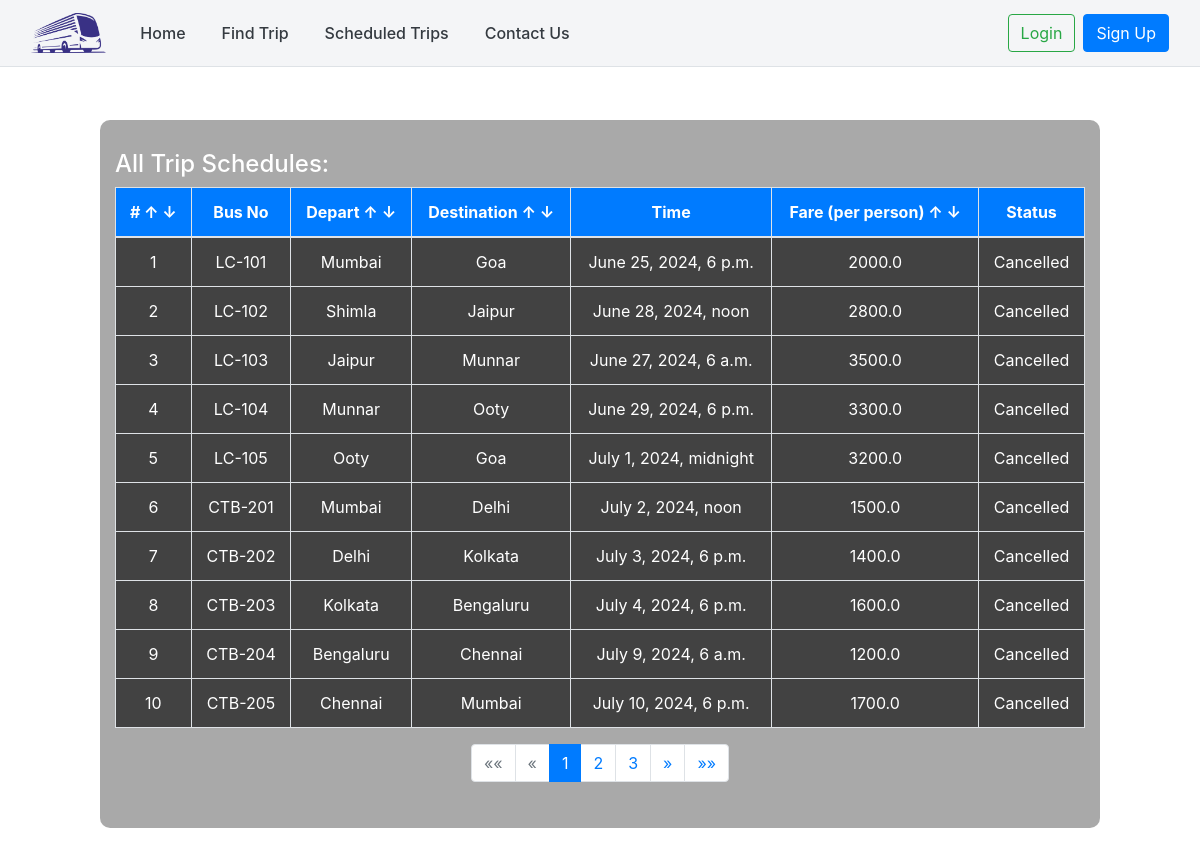
Screenshot of /all_schedules with the database file from the repository.
### reservationApp/models.py (models this page shows, shortened)
class Schedule(models.Model):
    code = models.CharField(max_length=20, default=generate_unique_code, unique=True)
    bus = models.ForeignKey(Bus, on_delete=models.CASCADE)
    depart = models.ForeignKey(Location, on_delete=models.CASCADE, related_name='depart_location')
    destination = models.ForeignKey(Location, on_delete=models.CASCADE, related_name='destination')
    schedule = models.DateTimeField()
    fare = models.FloatField()
    status = models.CharField(max_length=2, choices=(('1', 'Active'), ('2', 'Cancelled')), default='1')
    date_created = models.DateTimeField(default=timezone.now)
    date_updated = models.DateTimeField(auto_now=True)

class Bus(models.Model):
    category = models.ForeignKey(Category,on_delete=models.CASCADE, blank= True, null = True)
    bus_number = models.CharField(max_length=250)
    seats = models.IntegerField()
    status = models.CharField(max_length=2, choices=(('1','Active'),('2','Inactive')), default=1)
    date_created = models.DateTimeField(default=timezone.now)
    date_updated = models.DateTimeField(auto_now=True)
    image = models.ImageField(upload_to='bus_images/', blank=True, null=True)
    def __str__(self):
        return self.bus_number

class Location(models.Model):
    location = models.CharField(max_length=250)
    status = models.CharField(max_length=2, choices=(('1','Active'),('2','Inactive')), default=1)
    image = models.ImageField(upload_to='location_images/', blank=True, null=True)
    date_created = models.DateTimeField(default=timezone.now)
    date_updated = models.DateTimeField(auto_now=True)
    def __str__(self):
        return self.location

### reservationApp/views.py (the view)
# urls.py: path('all_schedules', views.schedule_list, name="schedule-list"),
def schedule_list(request):
    now = timezone.now()
    Schedule.objects.filter(schedule__lt=now).update(status='2')
    sort_by = request.GET.get('sort')
    if sort_by:
        if sort_by.endswith('_asc'):
            field = sort_by[:-4]  # Remove '_asc' suffix
            schedules_list = Schedule.objects.order_by(field)
        elif sort_by.endswith('_desc'):
            field = sort_by[:-5]  # Remove '_desc' suffix
            schedules_list = Schedule.objects.order_by(f'-{field}')
        else:
            schedules_list = Schedule.objects.all()
    else:
        schedules_list = Schedule.objects.all()
    paginator = Paginator(schedules_list, 10)
    page_number = request.GET.get('page')
    schedules = paginator.get_page(page_number)
    context = {
        'schedules': schedules,
        'sort_by': sort_by
    }
    return render(request, 'reserve/schedule_list.html', context)

### templates/reserve/schedule_list.html (shortened to what this page needs)
<!DOCTYPE html>
{% load static %}
<html lang="en">
<head>
    {% include 'cdnlines.html' %}
</head>
<body>
    {% include 'navbar.html' %}
    <video class="video-background" autoplay muted loop>
        <source src="{% static 'videos/bus-stop.mp4' %}" type="video/mp4">
    </video>
    <div class="container-fluid data">
        <div class="row">
            <div class="offset-md-1 col-md-10 tdata">
                <h4 class="text-white">All Trip Schedules:</h4>
                {% if schedules %}
                <table class="table table-bordered text-center text-white">
                    <thead class="bg-primary">
                        <tr>
                            <th># <a href="?sort=id_asc"><span class="sortable text-white">&uarr;</span></a> <a href="?sort=id_desc"><span class="sortable text-white">&darr;</span></a></th>
                            <th>Bus No</th>
                            <th>Depart <a href="?sort=depart_asc"><span class="sortable text-white">&uarr;</span></a> <a href="?sort=depart_desc"><span class="sortable text-white">&darr;</span></a></th>
                            <th>Destination <a href="?sort=destination_asc"><span class="sortable text-white">&uarr;</span></a> <a href="?sort=destination_desc"><span class="sortable text-white">&darr;</span></a></th>
                            <th>Time</th>
                            <th>Fare (per person) <a href="?sort=fare_asc"><span class="sortable text-white">&uarr;</span></a> <a href="?sort=fare_desc"><span class="sortable text-white">&darr;</span></a></th>
                            <th>Status</th>
                        </tr>
                    </thead>
                    <tbody>
                        {% for schedule in schedules %}
                        <tr>
                            <td>{{ schedule.id }}</td>
                            <td>{{ schedule.bus }}</td>
                            <td>{{ schedule.depart }}</td>
                            <td>{{ schedule.destination }}</td>
                            <td>{{ schedule.schedule }}</td>
                            <td>{{ schedule.fare }}</td>
                            {% if schedule.status == '1' %}
                            <td>Active</td>
                            {% else %}
                            <td>Cancelled</td>
                            {% endif %}
                        </tr>
                        {% endfor %}
                    </tbody>
                </table>
                <nav aria-label="Page navigation example">
                    <ul class="pagination justify-content-center">
                        {% if schedules.has_previous %}
                        <li class="page-item">
                            <a class="page-link" href="?page=1" aria-label="First">
                                <span aria-hidden="true">&laquo;&laquo;</span>
                                <span class="sr-only">First</span>
                            </a>
                        </li>
                        <li class="page-item">
                            <a class="page-link" href="?page={{ schedules.previous_page_number }}" aria-label="Previous">
                                <span aria-hidden="true">&laquo;</span>
                                <span class="sr-only">Previous</span>
                            </a>
                        </li>
                        {% else %}
                        <li class="page-item disabled">
                            <span class="page-link">&laquo;&laquo;</span>
                        </li>
                        <li class="page-item disabled">
                            <span class="page-link">&laquo;</span>
                        </li>
                        {% endif %}
                        {% for num in schedules.paginator.page_range %}
                            {% if schedules.number == num %}
                            <li class="page-item active"><span class="page-link">{{ num }}</span></li>
                            {% elif num > schedules.number|add:-3 and num < schedules.number|add:3 %}
                            <li class="page-item"><a class="page-link" href="?page={{ num }}">{{ num }}</a></li>
                            {% endif %}
                        {% endfor %}
                        {% if schedules.has_next %}
                        <li class="page-item">
                            <a class="page-link" href="?page={{ schedules.next_page_number }}" aria-label="Next">
                                <span aria-hidden="true">&raquo;</span>
                            </a>
                        </li>
                        <li class="page-item">
                            <a class="page-link" href="?page={{ schedules.paginator.num_pages }}" aria-label="Last">
                                <span aria-hidden="true">&raquo;&raquo;</span>
                            </a>
                        </li>
                        {% endif %}
                    </ul>
                </nav>
                {% endif %}
            </div>
        </div>
    </div>
</body>
</html>

### templates/reserve/schedule_list.html (style rules this page uses)
.data { margin-top: 120px; }
body { background: black; }
.video-background { position: fixed; top: 0; left: 0; width: 100%; height: 100%; object-fit: cover; z-index: -1; }
.tdata { background-color: rgba(40, 40, 40, 0.4); padding: 30px; margin-bottom: 20px; border-radius: 10px; }
.sortable { cursor: pointer; }
tbody { background-color: rgba(40, 40, 40, 0.8); }
.table tbody td { vertical-align: middle; text-align: center; }

### rows the page displays
Schedule: id "1", bus "LC-101", depart "Mumbai", destination "Goa", schedule "June 25, 2024, 6 p.m.", fare "2000.0", status "Cancelled"
Schedule: id "2", bus "LC-102", depart "Shimla", destination "Jaipur", schedule "June 28, 2024, noon", fare "2800.0", status "Cancelled"
Schedule: id "3", bus "LC-103", depart "Jaipur", destination "Munnar", schedule "June 27, 2024, 6 a.m.", fare "3500.0", status "Cancelled"
Schedule: id "4", bus "LC-104", depart "Munnar", destination "Ooty", schedule "June 29, 2024, 6 p.m.", fare "3300.0", status "Cancelled"
Schedule: id "5", bus "LC-105", depart "Ooty", destination "Goa", schedule "July 1, 2024, midnight", fare "3200.0", status "Cancelled"
Schedule: id "6", bus "CTB-201", depart "Mumbai", destination "Delhi", schedule "July 2, 2024, noon", fare "1500.0", status "Cancelled"
Schedule: id "7", bus "CTB-202", depart "Delhi", destination "Kolkata", schedule "July 3, 2024, 6 p.m.", fare "1400.0", status "Cancelled"
Schedule: id "8", bus "CTB-203", depart "Kolkata", destination "Bengaluru", schedule "July 4, 2024, 6 p.m.", fare "1600.0", status "Cancelled"
Schedule: id "9", bus "CTB-204", depart "Bengaluru", destination "Chennai", schedule "July 9, 2024, 6 a.m.", fare "1200.0", status "Cancelled"
Schedule: id "10", bus "CTB-205", depart "Chennai", destination "Mumbai", schedule "July 10, 2024, 6 p.m.", fare "1700.0", status "Cancelled"

### other values shown
{{ num }} "1"
{{ num }} "2" "3"
